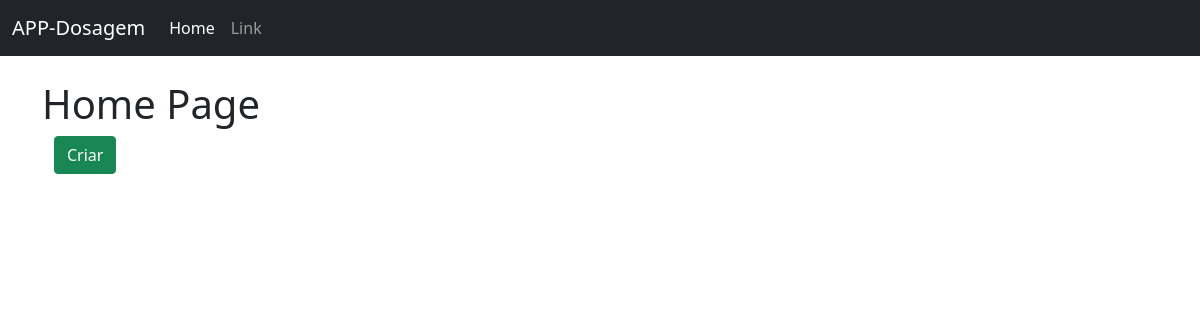
The app's page /home, older data.
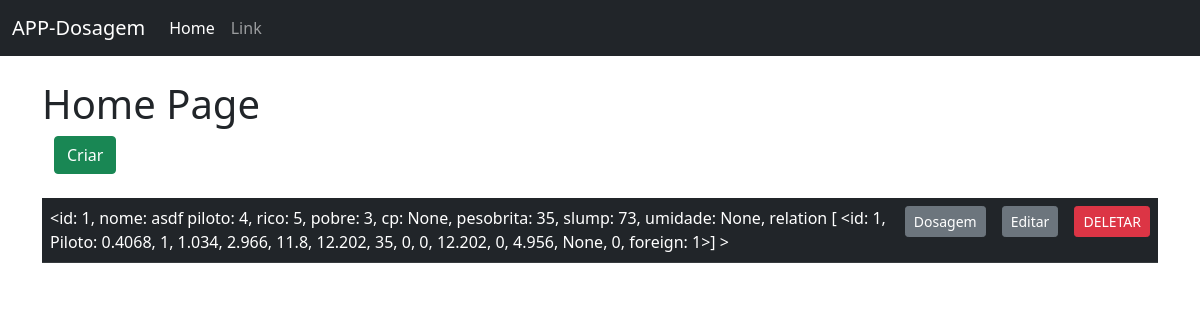
The same page, newer data.
### hello.py (models this page shows)
class Ensaios(db.Model):
    id = db.Column(db.Integer, primary_key=True)
    nome = db.Column(db.String(30))
    piloto = db.Column(db.Integer)
    rico = db.Column(db.Integer)
    pobre = db.Column(db.Integer)
    cp = db.Column(db.Integer)
    pesobrita = db.Column(db.Integer)
    slump = db.Column(db.Integer)
    umidade = db.Column(db.Integer)
    dosagem_piloto = db.relationship('Dosagem_piloto', backref='ensaio')
    dosagem_rico = db.relationship('Dosagem_rico', backref='ensaio')
    dosagem_pobre = db.relationship('Dosagem_pobre', backref='ensaio')
    cp_piloto = db.relationship('Cp_piloto', backref='ensaio')
    cp_rico = db.relationship('Cp_rico', backref='ensaio')
    cp_pobre = db.relationship('Cp_pobre', backref='ensaio')
    resultados = db.relationship('Resultados', backref='ensaio')
    def __repr__(self):
        return '\n<id: {}, nome: {} piloto: {}, rico: {}, pobre: {}, cp: {}, pesobrita: {}, slump: {}, umidade: {}, relation {} >'.format(self.id, self.nome, self.piloto, self.rico, self.pobre, self.cp, self.pesobrita, self.slump, self.umidade, self.dosagem_piloto)

class Dosagem_piloto(db.Model):
    id = db.Column(db.Integer, primary_key=True)
    alfa = db.Column(db.Integer)
    c_unitario = db.Column(db.Integer)
    a_unitario = db.Column(db.Integer)
    b_unitario = db.Column(db.Integer)
    c_massa = db.Column(db.Integer)
    a_massa = db.Column(db.Integer)
    b_massa = db.Column(db.Integer)
    c_acr = db.Column(db.Integer)
    a_acr= db.Column(db.Integer)
    a_massa_umida = db.Column(db.Integer)
    umidade_agregado = db.Column(db.Integer)
    agua = db.Column(db.Integer)
    agua_cimento = db.Column(db.Integer)
    indice = db.Column(db.Integer)
    ensaio_id = db.Column(db.Integer, db.ForeignKey('ensaios.id'))
    def __repr__(self):
        return '\n<id: {}, Piloto: {}, {}, {}, {}, {}, {}, {}, {}, {}, {}, {}, {}, {}, {}, foreign: {}>'.format(self.id, self.alfa, self.c_unitario, self.a_unitario, self.b_unitario, self.c_massa, self.a_massa, self.b_massa, self.c_acr, self.a_acr, self.a_massa_umida, self.umidade_agregado, self.agua, self.agua_cimento, self.indice, self.ensaio_id)

### hello.py (the view)
@app.route('/')
@app.route('/home')
def home():
    ensaios_registrados = Ensaios.query.all()
    return render_template('home.html', ensaios_registrados=ensaios_registrados)

### templates/home.html
{% extends 'base.html' %}
{% block content %}
<h1>Home Page</h1>
<div class="container">
    <a class="btn btn-success" href="/criar", >Criar</a>
</div>
<br>
<table class="table table-dark table-hover">
<tbody>
{% for i in ensaios_registrados %}
<tr>
    <td>{{ i }}</td>
    <td><a href="/dosagem/{{ i.id }}" class='btn btn-secondary btn-sm'>Dosagem</a></td>
    <td><a href="/editar_ensaio/{{ i.id }}" class='btn btn-secondary btn-sm'>Editar</a></td>
    <td><a href="/home/{{ i.id }}" class="btn btn-danger btn-sm">DELETAR</a></td>
</tr>
{% endfor %}
</tbody>
</table>
{% endblock %}

Row changes from the older to the newer data that the page shows:
added Ensaios: id+nome+piloto "<id: 1, nome: asdf piloto: 4, rico: 5, pobre: 3, cp: None, pesobrita: 35, slump: 73, umidade: None, relation [ <id: 1, Piloto: 0.4068, 1, 1.034, 2.966, 11.8, 12.202, 35, 0, 0, 12.202, 0, 4.956, None, 0, foreign: 1>] >"
